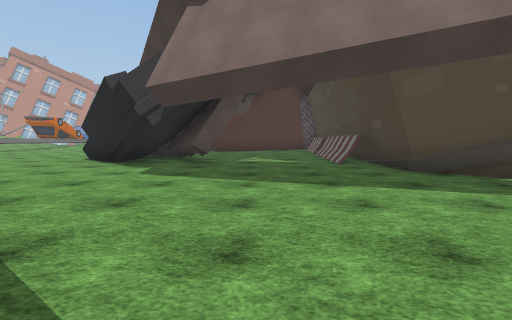
[1] (above)

19 first-person views from a walk through a scene from a Unity 3-D project. The camera is 1.2 m above the floor, tilts 4° down and sees 85° across. The floor is counted in squares, 2 m on a side. Each view is taken from the middle of a square. On the plan, view 1 faces up. The plan holds only what a view shows up to about 9 squares ahead; the rest is blank. The place goes on beyond the plan. Some surface patterns are stand-ins.

[2]
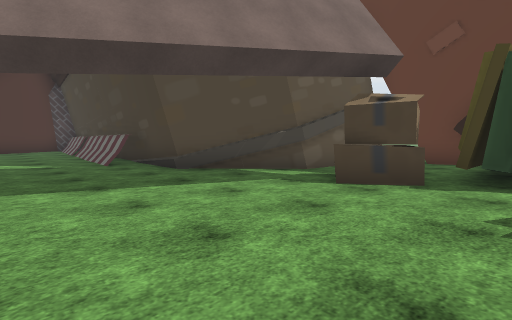

[3]
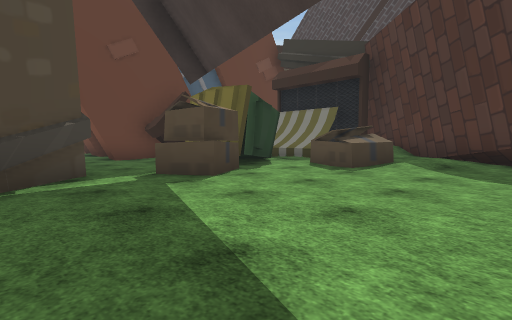

[4]
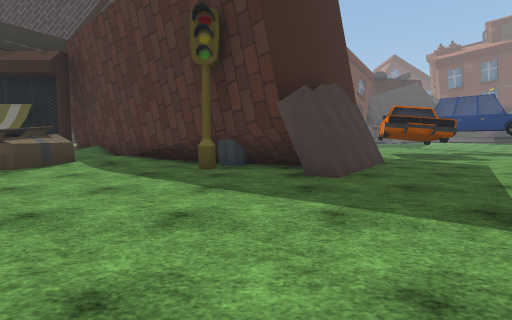

[5]
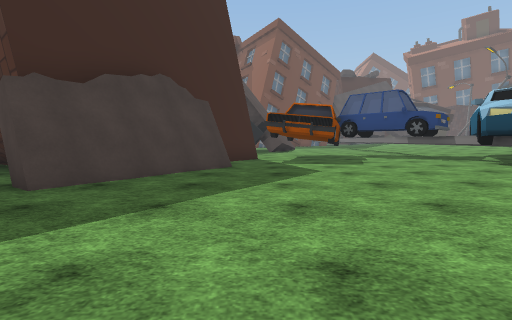

[6]
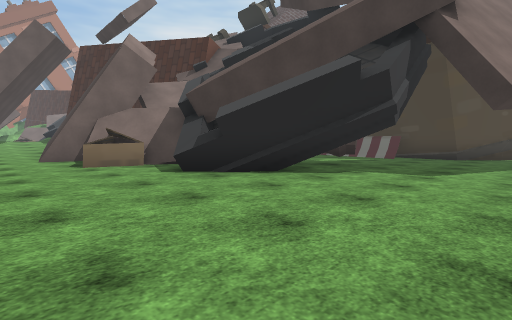

[7]
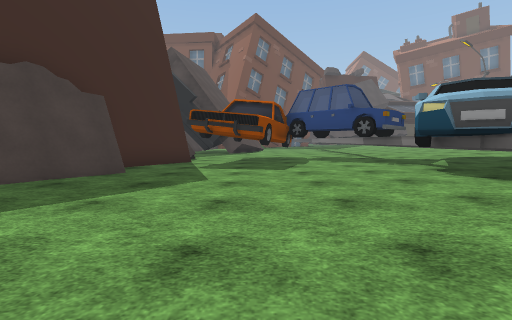

[8]
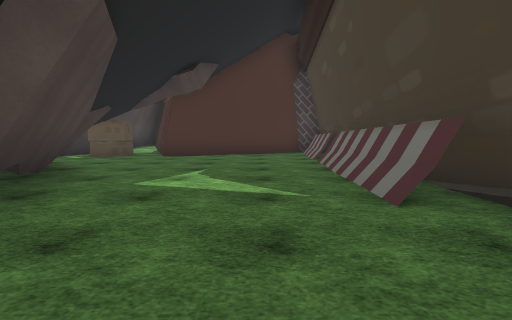

[9]
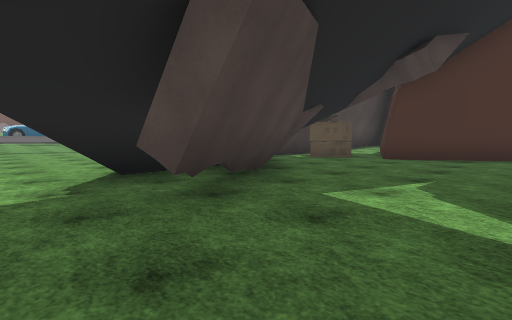

[10]
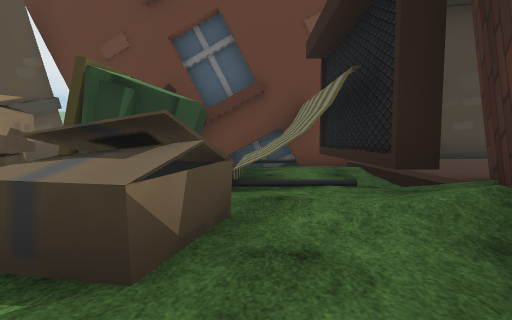

[11]
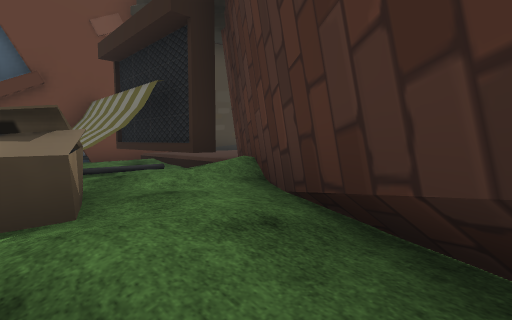

[12]
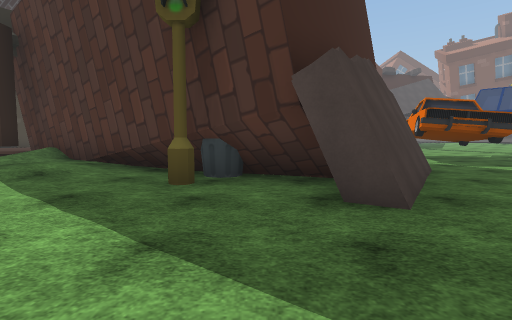

[13]
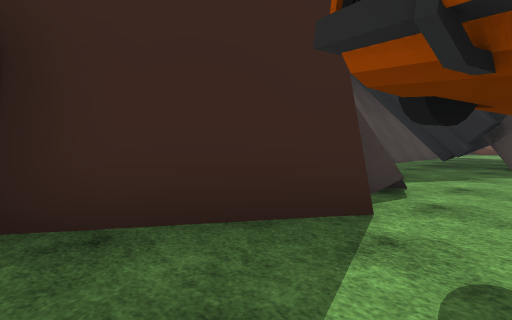

[14]
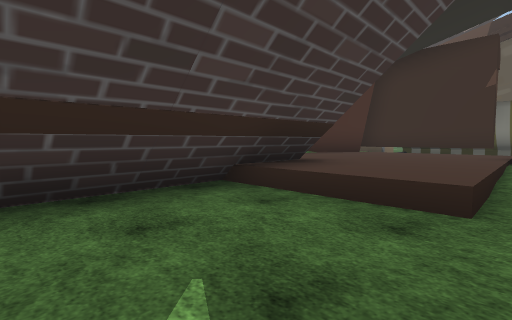

[15]
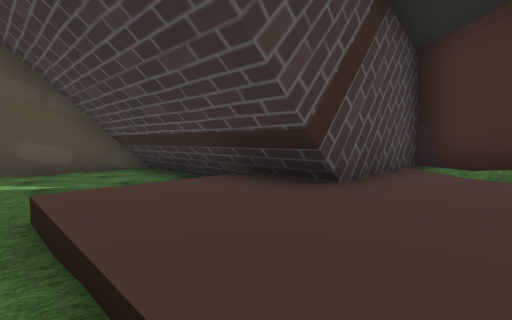

[16]
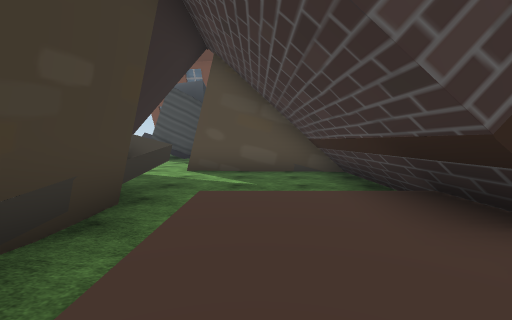

[17]
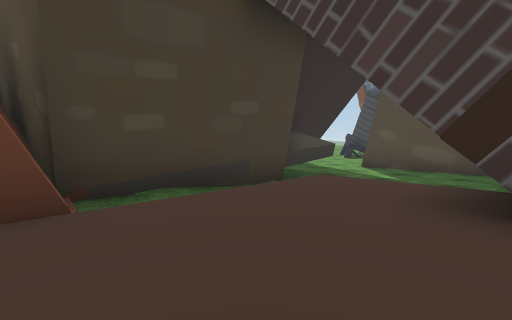

[18]
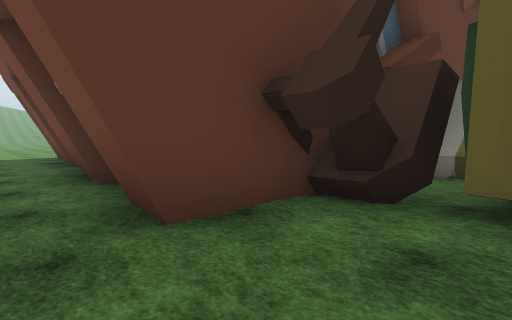

[19]
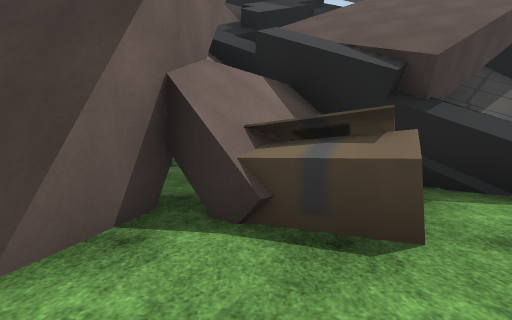

### Floor plan
Key: @ floor where view 1 was taken; # wall or solid block; x gap in a wall; . main floor; : floor 0.25 m higher than the main floor; + floor 0.5 m higher than the main floor; * floor 1.25 m higher than the main floor; / step, stairs or slope; = window, fence, low wall or low ledge; ^ raised ledge; v drop or lower ground; O other object.
Columns run from 11 left of view 1 to 18 right of it. Each row starts with its distance up from view 1.
 14     =######...#
 13    ..##.......#
 12    ..=#=......#
 11    ..####.....#
 10    ....###....#
  9    ...^###....#
  8   *...#####...#
  7   *.....#.....#
  6    ...........##
  5    ............##
  4    .............#####
  3    ..........................
  2   *............#=...#####.....
  1   *.............#####     ####
  0   *.....#..@....#
 -1 # *....####.//^##
 -2 ^  ...######/:^=
 -3 #  ...##   ######
 -4 O  ##.#      #######
 -5 OO#^#x#       ##+++#
 -6  ##  v#       #++++##
 -7     vv       # ++++:#
 -8     vv       #+++++:#
 -9     vvv      ####++/#
-10     vvvv        #++.#
-11     ###vv       #...#
-12       ###       #...#
-13        #        #.....
-14                 #.....
-15                 #####.

Positions as (right, up) in squares from view 1, and headings:
1: (0, 0), facing up
2: (0, 0), facing up-right
3: (0, 5), facing down-right
4: (-2, 5), facing down
5: (-6, 4), facing down
6: (-8, 4), facing up-right
7: (-8, 3), facing down
8: (1, 5), facing up
9: (1, 6), facing up-left
10: (1, -2), facing right
11: (0, -1), facing down-right
12: (-2, 3), facing down
13: (-7, -3), facing down-right
14: (8, -13), facing up-left
15: (8, -7), facing down-left
16: (7, -7), facing down
17: (5, -6), facing down-right
18: (7, 3), facing down-right
19: (-8, 12), facing right
